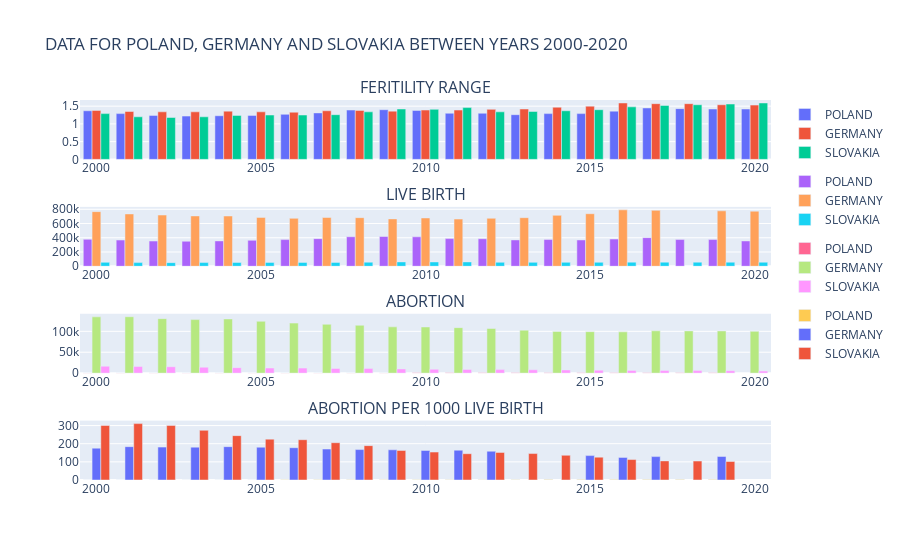

Notebook cell for this chart:
### Code cell
# prepare plot
domain = data_EU_2000_2020['YEAR']
fig = go.Figure()
fig = subplots.make_subplots(rows = 4, cols = 1, subplot_titles=['FERITILITY RANGE','LIVE BIRTH', 'ABORTION', 'ABORTION PER 1000 LIVE BIRTH'])
fig.add_trace(go.Bar(x = domain, y = poland['FERITILITY_RANGE'], name = 'POLAND', legendgroup = 'FERITILITY'), 1, 1)
fig.add_trace(go.Bar(x = domain, y = germany['FERITILITY_RANGE'], name = 'GERMANY', legendgroup = 'FERITILITY'), 1, 1)
fig.add_trace(go.Bar(x = domain, y = slovakia['FERITILITY_RANGE'], name = 'SLOVAKIA', legendgroup = 'FERITILITY'), 1, 1)
fig.add_trace(go.Bar(x = domain, y = poland['LIVE_BIRTH'], name = 'POLAND', legendgroup = 'LIVE BIRTH'), 2, 1)
fig.add_trace(go.Bar(x = domain, y = germany['LIVE_BIRTH'], name = 'GERMANY', legendgroup = 'LIVE BIRTH'), 2, 1)
fig.add_trace(go.Bar(x = domain, y = slovakia['LIVE_BIRTH'], name = 'SLOVAKIA', legendgroup = 'LIVE BIRTH'), 2, 1)
fig.add_trace(go.Bar(x = domain, y = poland['ABORTION'], name = 'POLAND', legendgroup = 'ABORTION'), 3, 1)
fig.add_trace(go.Bar(x = domain, y = germany['ABORTION'], name = 'GERMANY', legendgroup = 'ABORTION'), 3, 1)
fig.add_trace(go.Bar(x = domain, y = slovakia['ABORTION'], name = 'SLOVAKIA', legendgroup = 'ABORTION'), 3, 1)
fig.add_trace(go.Bar(x = domain, y = poland['ABORTION_PER_1000'], name = 'POLAND', legendgroup = 'ABORTION_PER_1000'), 4, 1)
fig.add_trace(go.Bar(x = domain, y = germany['ABORTION_PER_1000'], name = 'GERMANY', legendgroup = 'ABORTION_PER_1000'), 4, 1)
fig.add_trace(go.Bar(x = domain, y = slovakia['ABORTION_PER_1000'], name = 'SLOVAKIA', legendgroup = 'ABORTION_PER_1000'), 4, 1)
fig.update_layout(title = 'DATA FOR POLAND, GERMANY AND SLOVAKIA BETWEEN YEARS 2000-2020')
iplot(fig)

### Figure 1 — Plotly figure (JSON) as saved in the notebook; plotly's stock layout.template omitted (floating-point values rounded to 4 significant figures; data arrays with more than 128 entries replaced by an {"elided": "..."} marker saying what was removed)
{"data": [{"legendgroup": "FERITILITY", "name": "POLAND", "type": "bar", "x": {"elided": "566 int values"}, "xaxis": "x", "y": [1.37, 1.29, 1.24, 1.22, 1.23, 1.24, 1.27, 1.31, 1.39, 1.4, 1.38, 1.3, 1.3, 1.26, 1.29, 1.29, 1.36, 1.45, 1.43, 1.42, 1.42], "yaxis": "y"}, {"legendgroup": "FERITILITY", "name": "GERMANY", "type": "bar", "x": {"elided": "566 int values"}, "xaxis": "x", "y": [1.38, 1.35, 1.34, 1.34, 1.36, 1.34, 1.33, 1.37, 1.38, 1.36, 1.39, 1.39, 1.41, 1.42, 1.47, 1.5, 1.59, 1.57, 1.57, 1.54, 1.53], "yaxis": "y"}, {"legendgroup": "FERITILITY", "name": "SLOVAKIA", "type": "bar", "x": {"elided": "566 int values"}, "xaxis": "x", "y": [1.29, 1.2, 1.18, 1.2, 1.24, 1.25, 1.25, 1.26, 1.34, 1.42, 1.41, 1.46, 1.34, 1.35, 1.37, 1.4, 1.48, 1.52, 1.54, 1.56, 1.59], "yaxis": "y"}, {"legendgroup": "LIVE BIRTH", "name": "POLAND", "type": "bar", "x": {"elided": "566 int values"}, "xaxis": "x2", "y": [378348, 368205, 353765, 351072, 356131, 364383, 374244, 387873, 414499, 417589, 413300, 388416, 386257, 369576, 375160, 369308, 382257, 401982, 374954, 374954, 355309], "yaxis": "y2"}, {"legendgroup": "LIVE BIRTH", "name": "GERMANY", "type": "bar", "x": {"elided": "566 int values"}, "xaxis": "x2", "y": [766969, 734475, 719250, 706721, 705622, 685795, 672724, 684862, 682514, 665142, 677947, 662685, 673544, 682069, 714927, 737575, 792131, 784884, null, 778090, 773144], "yaxis": "y2"}, {"legendgroup": "LIVE BIRTH", "name": "SLOVAKIA", "type": "bar", "x": {"elided": "566 int values"}, "xaxis": "x2", "y": [55151, 51136, 50841, 51713, 53747, 54430, 53904, 54424, 57360, 61217, 60410, 60813, 55535, 54823, 55033, 55602, 57557, 57969, 57639, 57054, 56650], "yaxis": "y2"}, {"legendgroup": "ABORTION", "name": "POLAND", "type": "bar", "x": {"elided": "566 int values"}, "xaxis": "x3", "y": [138, 124, 159, 174, 193, 225, 340, 322, 499, 538, 641, 669, 752, 744, 977, 1044, 1098, 1057, 1081, 1116, null], "yaxis": "y3"}, {"legendgroup": "ABORTION", "name": "GERMANY", "type": "bar", "x": {"elided": "566 int values"}, "xaxis": "x3", "y": [134609, 134964, 130387, 128030, 129650, 124023, 119710, 116871, 114484, 110694, 110431, 108867, 106815, 102802, 99715, 99237, 98721, 101209, 100986, 100893, 99948], "yaxis": "y3"}, {"legendgroup": "ABORTION", "name": "SLOVAKIA", "type": "bar", "x": {"elided": "566 int values"}, "xaxis": "x3", "y": [16580, 15899, 15301, 14159, 13146, 12261, 11971, 11189, 10869, 9970, 9299, 8818, 8439, 7991, 7497, 7002, 6491, 6102, 6024, 5824, 4868], "yaxis": "y3"}, {"legendgroup": "ABORTION_PER_1000", "name": "POLAND", "type": "bar", "x": {"elided": "566 int values"}, "xaxis": "x4", "y": [0.36, 0.34, 0.45, 0.5, 0.54, 0.62, 0.91, 0.83, 1.2, 1.29, 1.55, 1.72, 1.95, 2.01, 2.6, 2.83, 2.87, 2.63, 2.88, 2.99, null], "yaxis": "y4"}, {"legendgroup": "ABORTION_PER_1000", "name": "GERMANY", "type": "bar", "x": {"elided": "566 int values"}, "xaxis": "x4", "y": [175.5, 183.8, 181.3, 181.2, 183.7, 180.8, 177.9, 170.7, 167.7, 166.4, 162.9, 164.3, 158.6, null, null, 134.5, 124.6, 128.9, null, 129.7, null], "yaxis": "y4"}, {"legendgroup": "ABORTION_PER_1000", "name": "SLOVAKIA", "type": "bar", "x": {"elided": "566 int values"}, "xaxis": "x4", "y": [300.6, 310.9, 301.0, 273.8, 244.6, 225.3, 222.1, 205.6, 189.5, 162.9, 153.9, 145, 152.0, 145.8, 136.2, 125.9, 112.8, 105.3, 104.5, 102.1, null], "yaxis": "y4"}], "layout": {"annotations": [{"font": {"size": 16}, "showarrow": false, "text": "FERITILITY RANGE", "x": 0.5, "xanchor": "center", "xref": "paper", "y": 1, "yanchor": "bottom", "yref": "paper"}, {"font": {"size": 16}, "showarrow": false, "text": "LIVE BIRTH", "x": 0.5, "xanchor": "center", "xref": "paper", "y": 0.7188, "yanchor": "bottom", "yref": "paper"}, {"font": {"size": 16}, "showarrow": false, "text": "ABORTION", "x": 0.5, "xanchor": "center", "xref": "paper", "y": 0.4375, "yanchor": "bottom", "yref": "paper"}, {"font": {"size": 16}, "showarrow": false, "text": "ABORTION PER 1000 LIVE BIRTH", "x": 0.5, "xanchor": "center", "xref": "paper", "y": 0.1562, "yanchor": "bottom", "yref": "paper"}], "title": {"text": "DATA FOR POLAND, GERMANY AND SLOVAKIA BETWEEN YEARS 2000-2020"}, "xaxis": {"anchor": "y", "domain": [0, 1]}, "xaxis2": {"anchor": "y2", "domain": [0, 1]}, "xaxis3": {"anchor": "y3", "domain": [0, 1]}, "xaxis4": {"anchor": "y4", "domain": [0, 1]}, "yaxis": {"anchor": "x", "domain": [0.8438, 1]}, "yaxis2": {"anchor": "x2", "domain": [0.5625, 0.7188]}, "yaxis3": {"anchor": "x3", "domain": [0.2812, 0.4375]}, "yaxis4": {"anchor": "x4", "domain": [0, 0.1562]}}}
